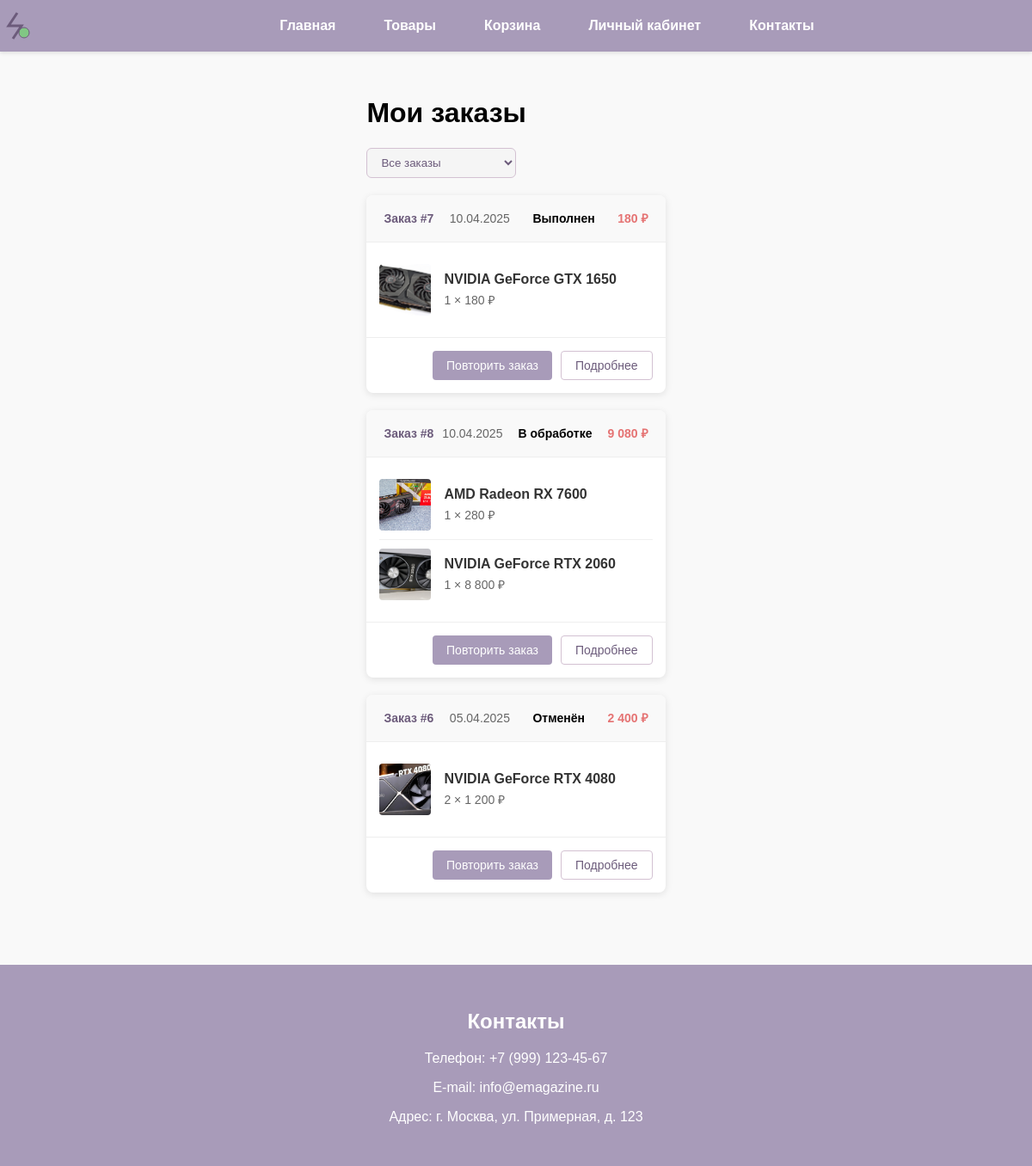
The app's page /pages/zakaz.php (signed in) with its own data.
### tables this page shows
CREATE TABLE `order` (
  `id` int(11) NOT NULL,
  `user_id` int(11) NOT NULL,
  `made_date` date NOT NULL,
  `status` int(11) NOT NULL
);

CREATE TABLE `order_items` (
  `id` int(11) NOT NULL,
  `order_id` int(11) NOT NULL,
  `product_id` int(11) NOT NULL,
  `amount` int(11) NOT NULL
);

CREATE TABLE `products` (
  `id` int(11) NOT NULL,
  `title` varchar(55) NOT NULL,
  `description` text NOT NULL,
  `price` decimal(10,2) NOT NULL,
  `amount` int(11) NOT NULL,
  `category` int(11) NOT NULL,
  `image` varchar(255) NOT NULL
);

### pages/zakaz.php (the view, shortened to what this page needs)
<?php
require_once '../scripts/db.php';
$user_id = $_SESSION['user_id'];
try {
$orders_stmt = $pdo->prepare("
SELECT o.id, o.made_date, o.status,
       (
           SELECT SUM(oi.amount * p.price)
           FROM order_items oi
           JOIN products p ON oi.product_id = p.id
           WHERE oi.order_id = o.id
       ) as total
FROM `order` o
WHERE o.user_id = ?
ORDER BY o.made_date DESC
");
$orders_stmt->execute([$user_id]);
$orders = $orders_stmt->fetchAll(PDO::FETCH_ASSOC);
foreach ($orders as &$order) {
$items_stmt = $pdo->prepare("
    SELECT oi.product_id, oi.amount,
           p.title, p.image, p.price
    FROM order_items oi
    JOIN products p ON oi.product_id = p.id
    WHERE oi.order_id = ?
");
$items_stmt->execute([$order['id']]);
$order['items'] = $items_stmt->fetchAll(PDO::FETCH_ASSOC);
}
}
catch (PDOException $e) {
    die("Ошибка загрузки заказов: " . $e->getMessage());
}
function getStatusText($status) {
    switch ($status) {
        case 1: return 'В обработке';
        case 2: return 'Выполнен';
        case 3: return 'Отменён';
    }
}
?>
<!DOCTYPE html>
<html lang="ru">
<head>
    <link rel="stylesheet" href="../css/stylezak.css">
</head>
<body>
    <header>
    <div class="header-container">
            <div class="logo-nav-wrapper">
                <div class="logo">
                    <svg width="40" height="40" viewBox="0 0 40 40" fill="none">
                        <path d="M20 5L10 20H25L15 35" stroke="#6C5B7B" stroke-width="3"/>
                        <circle cx="28" cy="28" r="6" fill="#81C784" stroke="#6C5B7B"/>
                    </svg>
                </div>
        <nav>
            <ul class="nav-menu">
                <li><a href="index.php">Главная</a></li>
                <li><a href="products.php">Товары</a></li>
                <li><a href="set_of_products.php">Корзина</a></li>
                <li><a href="account.php">Личный кабинет</a></li>
                <li><a href="#contacts">Контакты</a></li>
            </ul>
        </nav>
</div>
</div>
    </header>
    <main class="orders-container">
        <h1>Мои заказы</h1>
        <div class="orders-filters">
            <select id="order-filter">
                <option value="all">Все заказы</option>
            </select>
        </div>
        <div class="orders-list">
            <?php if (empty($orders)): ?>
                <p class="empty-cart-message">У вас пока нет заказов</p>
            <?php else: ?>
                <?php foreach ($orders as $order): ?>
                    <div class="order-card">
                        <div class="order-header">
                            <span class="order-number">Заказ #<?= $order['id'] ?></span>
                            <span class="order-date"><?= date('d.m.Y', strtotime($order['made_date'])) ?></span>
                            <span class="order-status status-<?= $order['status'] ?>">
                                <?= getStatusText($order['status']) ?>
                            </span>
                            <span class="order-total"><?= number_format($order['total'], 0, '', ' ') ?> ₽</span>
                        </div>
                        <div class="order-products">
                        <?php foreach ($order['items'] as $item): ?>
                            <div class="product-item">
                                <img src="/<?= ($item['image']) ?>"
                                    alt="<?= htmlspecialchars($item['title']) ?>">
                                <div class="product-info">
                                    <h3><?= htmlspecialchars($item['title']) ?></h3>
                                    <p><?= $item['amount'] ?> × <?= number_format($item['price'], 0, '', ' ') ?> ₽</p>
                                </div>
                            </div>
                        <?php endforeach; ?>
                        </div>
                        <div class="order-actions">
                            <button class="repeat-order" data-order-id="<?= $order['id'] ?>">Повторить заказ</button>
                            <button class="order-details">Подробнее</button>
                        </div>
                    </div>
                <?php endforeach; ?>
            <?php endif; ?>
        </div>
    </main>
    <footer id="contacts" class="footer-container">
        <h2>Контакты</h2>
        <div class="footer-content">
            <p>Телефон: +7 (999) 123-45-67</p>
            <p>E-mail: info@emagazine.ru</p>
            <p>Адрес: г. Москва, ул. Примерная, д. 123</p>
        </div>
    </footer>
</body>
</html>

### css/stylezak.css (style rules this page uses)
body { font-family: Arial, sans-serif; background-color: #f9f9f9; margin: 0; padding: 0; display: flex; flex-direction: column; align-items: center; min-height: 100vh; }
header { width: 100%; background-color: #a89bb9; padding: 10px 0; box-shadow: 0 2px 4px rgba(0, 0, 0, 0.1); }
.logo-nav-wrapper { display: flex; align-items: center; gap: 2rem; }
.logo { display: flex; align-items: center; gap: 10px; font-family: 'Poppins', sans-serif; font-weight: 700; font-size: 22px; color: white; flex-shrink: 0; }
.logo svg { flex-shrink: 0; }
nav { max-width: 1200px; margin: 0 auto; padding: 0 20px; }
.nav-menu { display: flex; justify-content: center; list-style: none; padding: 0; margin: 0; gap: 1.5rem; flex-wrap: wrap; }
.nav-menu a { color: white; text-decoration: none; font-weight: 600; padding: 0.5rem 1rem; border-radius: 4px; transition: background 0.3s; }
.nav-menu li { margin: 5px 0; }
footer { width: 100%; background: #a89bb9; color: white; text-align: center; padding: 2rem 0; margin-top: 2rem; box-sizing: border-box; }
.footer-content { max-width: 1200px; margin: 0 auto; padding: 0 20px; }
body { display: flex; flex-direction: column; min-height: 100vh; margin: 0; }
main { flex: 1; }
.orders-container { max-width: 1000px; margin: 2rem auto; padding: 0 20px; }
.orders-filters { margin: 20px 0; }
.orders-filters select { padding: 8px 12px; border: 1px solid #d3c1d2; border-radius: 6px; background-color: #f5f5f5; color: #6c5b7b; }
.order-card { background: white; border-radius: 8px; box-shadow: 0 2px 8px rgba(0,0,0,0.1); margin-bottom: 20px; overflow: hidden; }
.order-header { display: flex; justify-content: space-between; align-items: center; padding: 15px 20px; background: #f9f9f9; border-bottom: 1px solid #eee; flex-wrap: wrap; gap: 10px; }
.order-header > span { font-size: 14px; }
.order-number { font-weight: bold; color: #6c5b7b; }
.order-date { color: #666; }
.order-status { padding: 4px 8px; border-radius: 12px; font-size: 12px; font-weight: bold; }
.order-total { font-weight: bold; color: #e57373; }
.order-products { padding: 15px; }
.product-item { display: flex; align-items: center; padding: 10px 0; border-bottom: 1px solid #f0f0f0; }
.product-item:last-child { border-bottom: none; }
.product-item img { width: 60px; height: 60px; object-fit: cover; border-radius: 4px; margin-right: 15px; }
.product-info h3 { margin: 0 0 5px 0; font-size: 16px; color: #333; }
.product-info p { margin: 0; color: #666; font-size: 14px; }
.order-actions { display: flex; justify-content: flex-end; padding: 15px; border-top: 1px solid #eee; gap: 10px; }
.order-actions button { padding: 8px 16px; border-radius: 4px; font-size: 14px; cursor: pointer; transition: all 0.3s; }
.repeat-order { background: #a89bb9; color: white; border: none; }
.order-details { background: white; color: #6c5b7b; border: 1px solid #d3c1d2; }

### records on screen
order: id "7", made_date "10.04.2025", status "Выполнен", total "180"
order_items: product.image (picture), product.title "NVIDIA GeForce GTX 1650", amount "1", product.price "180"
order: id "8", made_date "10.04.2025", status "В обработке", total "9 080"
order_items: product.image (picture), product.title "AMD Radeon RX 7600", amount "1", product.price "280"
order_items: product.image (picture), product.title "NVIDIA GeForce RTX 2060", amount "1", product.price "8 800"
order: id "6", made_date "05.04.2025", status "Отменён", total "2 400"
order_items: product.image (picture), product.title "NVIDIA GeForce RTX 4080", amount "2", product.price "1 200"
